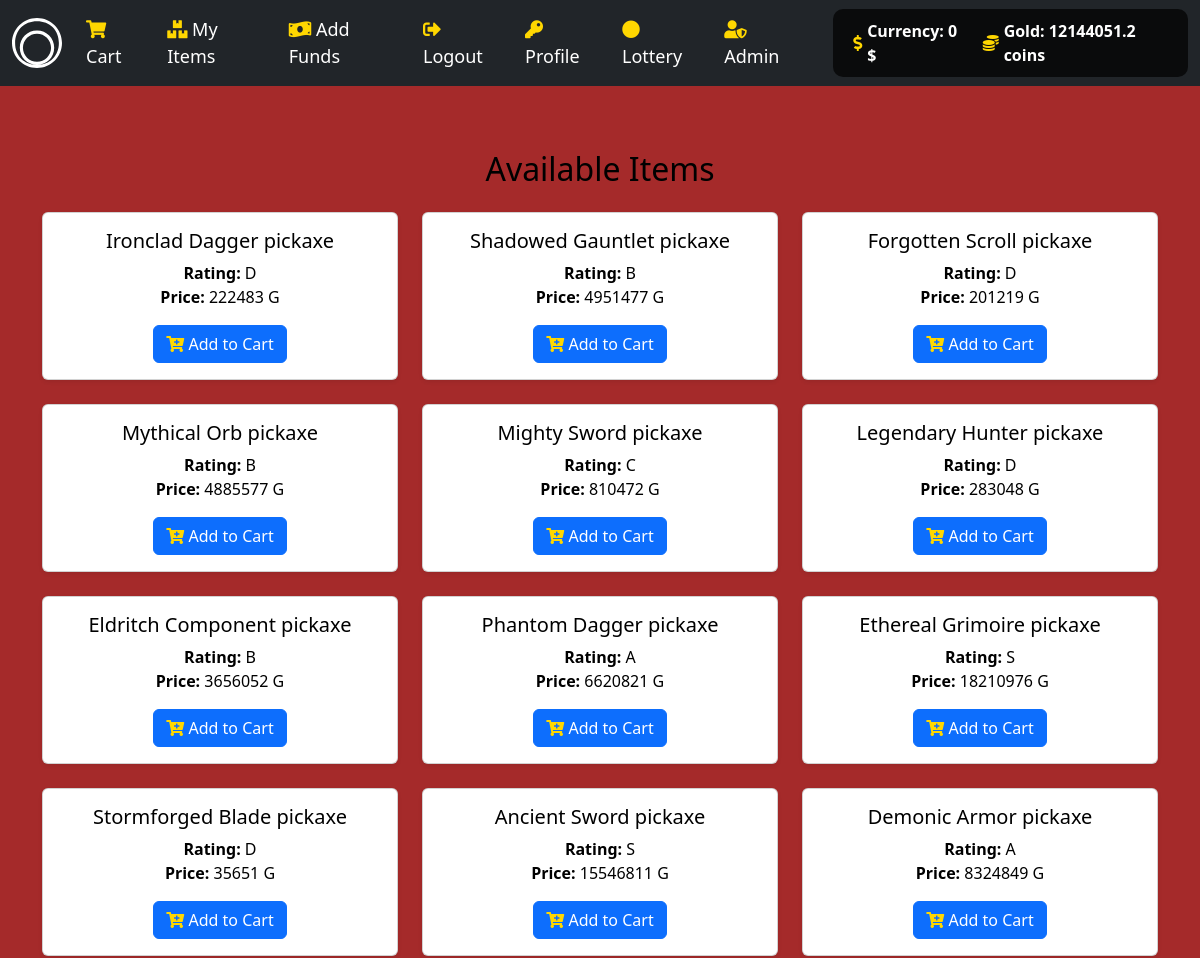
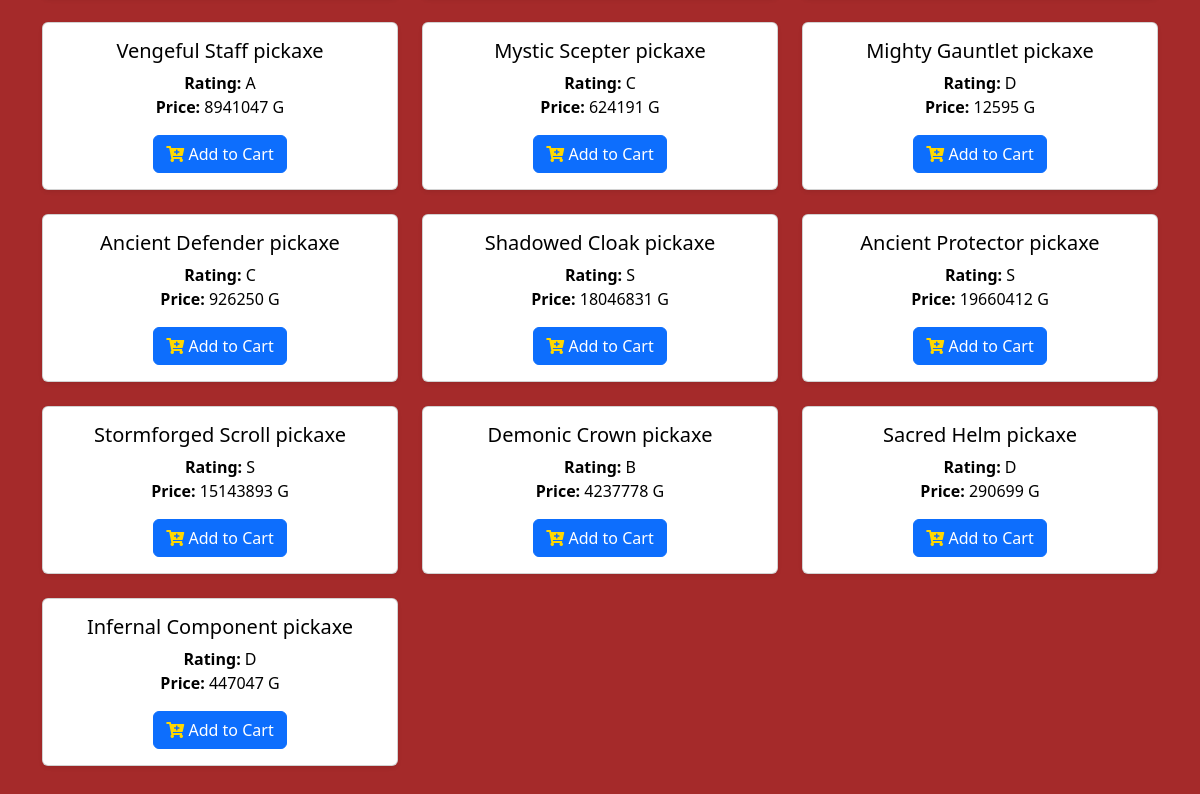
Screenshot of /item/pickaxe (signed in) with the database file from the repository (2 pictures, top to bottom).
### tables this page shows
CREATE TABLE user_store(ID int PRIMARY KEY,Funds int,Gold int);

CREATE TABLE object(Object_ID int PRIMARY KEY,
Object_Name varchar(100),
Object_type varchar(20),
listing varchar(2),
rating varchar(1),
price int,
image_src varchar(1000));

### main.py (the view)
@app.get("/item/{category}", response_class=HTMLResponse)
async def get_category_items(request: Request, category: str):
    if category not in categories:
        return HTMLResponse(content="Category not found", status_code=404)
    user = request.session.get("user")
    items = listed_object_data_generator(category)
    L = balance_checker(user)
    L = list(L[0])
    if category == "gold":
        return RedirectResponse("/gold")
    context = {
        "request": request,
        "items": items,
        "user": user,
        "cash": L[0],
        "cashG": L[1]
    }
    return templates.TemplateResponse(f"{category}.html", context)

### templates/pickaxe.html
{% extends "sword.html" %}

### templates/sword.html (shortened to what this page needs)
{% extends "layout.html" %}
{% block main %}
<div class="container mt-3">
    <h2 class="mb-4 text-center">Available Items</h2>
    <div id="item-container" class="row">
        {% for i in items %}
        <div class="col-md-4 mb-4">
            <div class="card shadow-sm h-100">
                <div class="card-body">
                    <h5 class="card-title">{{ i[1] }}</h5>
                    <p class="card-text">
                        <strong>Rating:</strong> {{ i[4] }}<br>
                        <strong>Price:</strong> {{ i[5] }} G
                    </p>
                    <button onclick="addToCart( '{{ i[0] }}'  , '{{ i[2] }}')" class="btn btn-primary btn-block">
                        <i class="fas fa-cart-plus"></i> Add to Cart
                    </button>
                </div>
            </div>
        </div>
        {% endfor %}
    </div>
</div>
{% endblock %}

### templates/layout.html (shortened to what this page needs)
<!DOCTYPE html>
<html lang="en">
<head>
    <link href="https://cdn.jsdelivr.net/npm/bootstrap@5.2.3/dist/css/bootstrap.min.css" rel="stylesheet">
    <link href="https://cdnjs.cloudflare.com/ajax/libs/font-awesome/5.15.1/css/all.min.css" rel="stylesheet">
    <link href="/static/CSSS.css" rel="stylesheet">
</head>
<body>
    <nav class="navbar navbar-expand-lg navbar-dark bg-dark">
        <div class="container-fluid">
            <a class="navbar-brand" href="/">
            </a>
            <div class="collapse navbar-collapse" id="mynavbar">
                {% if user %}
                <ul class="navbar-nav me-auto">
                    <li class="nav-item"><a class="nav-link" href="/cart"><i class="fas fa-shopping-cart"></i> Cart</a></li>
                    <li class="nav-item"><a class="nav-link" href="/objs"><i class="fas fa-boxes"></i> My Items</a></li>
                    <li class="nav-item"><a class="nav-link" href="/buy"><i class="fas fa-money-bill-wave"></i> Add Funds</a></li>
                    <li class="nav-item"><a class="nav-link" href="/logout"><i class="fas fa-sign-out-alt"></i> Logout</a></li>
                    <li class="nav-item"><a class="nav-link" href="/profile"><i class="fas fa-key"></i> Profile </a></li>
                    <li class="nav-item"><a class="nav-link" href="/lottery-wheel"><i class="fas fa-circle"></i> Lottery</a></li>
                    {% if user == 1 %}
                    <li class="nav-item"><a class="nav-link" href="/admin"><i class="fas fa-user-shield"></i> Admin</a></li>
                    {% endif %}
                </ul>
                <div class="balance-widget">
                    <div class="value">
                        <i class="fas fa-dollar-sign"></i> Currency: {{ cash }} $
                    </div>
                    <div class="value">
                        <i class="fas fa-coins"></i> Gold: {{ cashG }} coins
                    </div>
                </div>
                {% else %}
                <ul class="navbar-nav me-auto">
                    <li class="nav-item"><a class="nav-link" href="/register"><i class="fas fa-user-plus"></i> Register</a></li>
                    <li class="nav-item"><a class="nav-link" href="/login"><i class="fas fa-sign-in-alt"></i> Login</a></li>
                </ul>
                {% endif %}
            </div>
        </div>
    </nav>
    <main class="container-fluid py-5 text-center main-content">
        {% block main %}{% endblock %}
    </main>
</body>
</html>

### templates/layout.html (style rules this page uses)
body { background-color: brown; background-size: cover; background-position: center; background-repeat: repeat; height: 100vh; color: white; }
.navbar-brand img, .navbar-brand svg { height: 50px; }
.balance-widget { background-color: rgba(0, 0, 0, 0.7); border-radius: 10px; padding: 10px; margin-left: 15px; display: flex; align-items: center; justify-content: center; color: white; }
.balance-widget .value { margin: 0 10px; font-weight: bold; display: flex; align-items: center; }
.balance-widget i { margin-right: 5px; }
.navbar-nav .nav-link { color: white; font-size: 18px; margin-right: 10px; }
.main-content { padding: 20px; border-radius: 10px; color: black; }
.fas, .far { color: #ffd700; }

### rows the page displays
user_store: Gold "12144051.2"
object: Object_Name "Ironclad Dagger pickaxe", rating "D", price "222483"
object: Object_Name "Shadowed Gauntlet pickaxe", rating "B", price "4951477"
object: Object_Name "Forgotten Scroll pickaxe", rating "D", price "201219"
object: Object_Name "Mythical Orb pickaxe", rating "B", price "4885577"
object: Object_Name "Mighty Sword pickaxe", rating "C", price "810472"
object: Object_Name "Legendary Hunter pickaxe", rating "D", price "283048"
object: Object_Name "Eldritch Component pickaxe", rating "B", price "3656052"
object: Object_Name "Phantom Dagger pickaxe", rating "A", price "6620821"
object: Object_Name "Ethereal Grimoire pickaxe", rating "S", price "18210976"
object: Object_Name "Stormforged Blade pickaxe", rating "D", price "35651"
object: Object_Name "Ancient Sword pickaxe", rating "S", price "15546811"
object: Object_Name "Demonic Armor pickaxe", rating "A", price "8324849"
object: Object_Name "Vengeful Staff pickaxe", rating "A", price "8941047"
object: Object_Name "Mystic Scepter pickaxe", rating "C", price "624191"
object: Object_Name "Mighty Gauntlet pickaxe", rating "D", price "12595"
object: Object_Name "Ancient Defender pickaxe", rating "C", price "926250"
object: Object_Name "Shadowed Cloak pickaxe", rating "S", price "18046831"
object: Object_Name "Ancient Protector pickaxe", rating "S", price "19660412"
object: Object_Name "Stormforged Scroll pickaxe", rating "S", price "15143893"
object: Object_Name "Demonic Crown pickaxe", rating "B", price "4237778"
object: Object_Name "Sacred Helm pickaxe", rating "D", price "290699"
object: Object_Name "Infernal Component pickaxe", rating "D", price "447047"

### other values shown
{{ cash }} "0"
